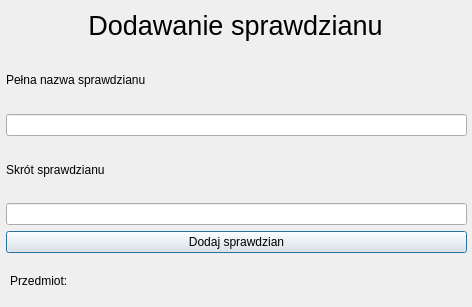
<?xml version="1.0" encoding="UTF-8"?>
<ui version="4.0">
 <class>Dialog</class>
 <widget class="QDialog" name="Dialog">
  <property name="geometry">
   <rect>
    <x>0</x>
    <y>0</y>
    <width>472</width>
    <height>307</height>
   </rect>
  </property>
  <property name="windowTitle">
   <string>Dodawanie sprawdzianu</string>
  </property>
  <widget class="QLabel" name="label">
   <property name="geometry">
    <rect>
     <x>10</x>
     <y>10</y>
     <width>451</width>
     <height>31</height>
    </rect>
   </property>
   <property name="font">
    <font>
     <pointsize>20</pointsize>
    </font>
   </property>
   <property name="text">
    <string>Dodawanie sprawdzianu</string>
   </property>
   <property name="alignment">
    <set>Qt::AlignCenter</set>
   </property>
  </widget>
  <widget class="QWidget" name="layoutWidget">
   <property name="geometry">
    <rect>
     <x>6</x>
     <y>52</y>
     <width>461</width>
     <height>201</height>
    </rect>
   </property>
   <layout class="QVBoxLayout" name="verticalLayout">
    <item>
     <widget class="QLabel" name="label_7">
      <property name="text">
       <string>Pełna nazwa sprawdzianu</string>
      </property>
     </widget>
    </item>
    <item>
     <widget class="QLineEdit" name="lineEdit_2">
      <property name="maxLength">
       <number>50</number>
      </property>
      <property name="echoMode">
       <enum>QLineEdit::Normal</enum>
      </property>
     </widget>
    </item>
    <item>
     <widget class="QLabel" name="label_5">
      <property name="text">
       <string>Skrót sprawdzianu</string>
      </property>
     </widget>
    </item>
    <item>
     <widget class="QLineEdit" name="lineEdit">
      <property name="maxLength">
       <number>10</number>
      </property>
      <property name="echoMode">
       <enum>QLineEdit::Normal</enum>
      </property>
     </widget>
    </item>
    <item>
     <widget class="QPushButton" name="pushButton">
      <property name="text">
       <string>Dodaj sprawdzian</string>
      </property>
     </widget>
    </item>
   </layout>
  </widget>
  <widget class="QLabel" name="label_2">
   <property name="geometry">
    <rect>
     <x>10</x>
     <y>270</y>
     <width>131</width>
     <height>21</height>
    </rect>
   </property>
   <property name="text">
    <string>Przedmiot: </string>
   </property>
  </widget>
 </widget>
 <resources/>
 <connections/>
</ui>
